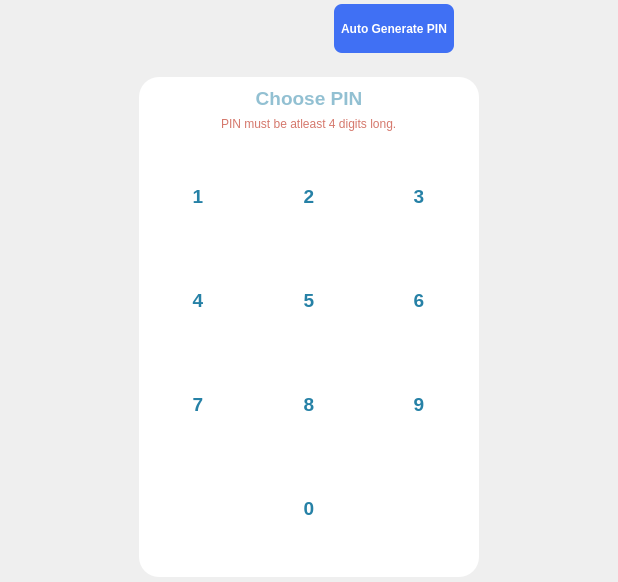
<?xml version="1.0" encoding="UTF-8"?>
<ui version="4.0">
 <class>Form</class>
 <widget class="QWidget" name="Form">
  <property name="geometry">
   <rect>
    <x>0</x>
    <y>0</y>
    <width>618</width>
    <height>582</height>
   </rect>
  </property>
  <property name="sizePolicy">
   <sizepolicy hsizetype="Expanding" vsizetype="Expanding">
    <horstretch>0</horstretch>
    <verstretch>0</verstretch>
   </sizepolicy>
  </property>
  <property name="windowTitle">
   <string>Form</string>
  </property>
  <property name="styleSheet">
   <string notr="true">#frame {
	background-color: white;
	border-radius: 20px;
}

#generate_pin_btn {
	height: 35px;
	padding: 7px;
	background-color: #4070f4;
	border: none;
	border-radius: 8%;
	color: #fff;
	font-weight: bold;
}

#generate_pin_btn:hover {
	background-color: #0e4bf1;
}

#pin_field {
	color: #2681a6;
	font-size: 14pt;
	font-weight: 600;
	border: none;
}

#warning_label {
	color: #d5786c;
}

#gridFrame .QPushButton {
	width: 70px;
	height: 70px;
	border: none;
	border-radius: 30px;
	color: #2681a6;
	font-size: 14pt;
	font-weight: 600;
}

#gridFrame .QPushButton:hover {
	color: white;
	background-color: #a3c7d6;
}
</string>
  </property>
  <layout class="QVBoxLayout" name="verticalLayout">
   <property name="spacing">
    <number>20</number>
   </property>
   <property name="leftMargin">
    <number>0</number>
   </property>
   <property name="topMargin">
    <number>0</number>
   </property>
   <property name="rightMargin">
    <number>0</number>
   </property>
   <property name="bottomMargin">
    <number>0</number>
   </property>
   <item>
    <layout class="QHBoxLayout" name="horizontalLayout">
     <property name="leftMargin">
      <number>30</number>
     </property>
     <item alignment="Qt::AlignHCenter">
      <widget class="QLabel" name="chip_card">
       <property name="sizePolicy">
        <sizepolicy hsizetype="Minimum" vsizetype="Minimum">
         <horstretch>0</horstretch>
         <verstretch>0</verstretch>
        </sizepolicy>
       </property>
       <property name="maximumSize">
        <size>
         <width>280</width>
         <height>180</height>
        </size>
       </property>
       <property name="text">
        <string/>
       </property>
       <property name="pixmap">
        <pixmap>../../resources/images/chip_card_black.png</pixmap>
       </property>
       <property name="scaledContents">
        <bool>true</bool>
       </property>
      </widget>
     </item>
     <item alignment="Qt::AlignLeft">
      <widget class="ShadowButton" name="generate_pin_btn">
       <property name="sizePolicy">
        <sizepolicy hsizetype="Maximum" vsizetype="Fixed">
         <horstretch>0</horstretch>
         <verstretch>0</verstretch>
        </sizepolicy>
       </property>
       <property name="text">
        <string>Auto Generate PIN</string>
       </property>
      </widget>
     </item>
    </layout>
   </item>
   <item alignment="Qt::AlignHCenter">
    <widget class="ShadowFrame" name="frame">
     <property name="minimumSize">
      <size>
       <width>340</width>
       <height>0</height>
      </size>
     </property>
     <property name="maximumSize">
      <size>
       <width>340</width>
       <height>500</height>
      </size>
     </property>
     <property name="frameShape">
      <enum>QFrame::StyledPanel</enum>
     </property>
     <property name="frameShadow">
      <enum>QFrame::Raised</enum>
     </property>
     <layout class="QVBoxLayout" name="verticalLayout_2">
      <item>
       <widget class="QLineEdit" name="pin_field">
        <property name="font">
         <font>
          <pointsize>14</pointsize>
          <weight>75</weight>
          <bold>true</bold>
         </font>
        </property>
        <property name="maxLength">
         <number>8</number>
        </property>
        <property name="alignment">
         <set>Qt::AlignCenter</set>
        </property>
        <property name="readOnly">
         <bool>true</bool>
        </property>
        <property name="placeholderText">
         <string>Choose PIN</string>
        </property>
       </widget>
      </item>
      <item alignment="Qt::AlignHCenter">
       <widget class="QLabel" name="warning_label">
        <property name="sizePolicy">
         <sizepolicy hsizetype="Preferred" vsizetype="Maximum">
          <horstretch>0</horstretch>
          <verstretch>0</verstretch>
         </sizepolicy>
        </property>
        <property name="text">
         <string>PIN must be atleast 4 digits long.</string>
        </property>
       </widget>
      </item>
      <item>
       <widget class="QFrame" name="gridFrame">
        <property name="styleSheet">
         <string notr="true"/>
        </property>
        <layout class="QGridLayout" name="gridLayout" rowstretch="0,0,0,0,0">
         <property name="leftMargin">
          <number>0</number>
         </property>
         <property name="topMargin">
          <number>0</number>
         </property>
         <property name="rightMargin">
          <number>0</number>
         </property>
         <property name="bottomMargin">
          <number>0</number>
         </property>
         <property name="spacing">
          <number>10</number>
         </property>
         <item row="2" column="1" alignment="Qt::AlignHCenter">
          <widget class="QPushButton" name="btn5">
           <property name="cursor">
            <cursorShape>PointingHandCursor</cursorShape>
           </property>
           <property name="text">
            <string>5</string>
           </property>
          </widget>
         </item>
         <item row="1" column="1" alignment="Qt::AlignHCenter">
          <widget class="QPushButton" name="btn2">
           <property name="cursor">
            <cursorShape>PointingHandCursor</cursorShape>
           </property>
           <property name="text">
            <string>2</string>
           </property>
          </widget>
         </item>
         <item row="2" column="0" alignment="Qt::AlignHCenter">
          <widget class="QPushButton" name="btn4">
           <property name="cursor">
            <cursorShape>PointingHandCursor</cursorShape>
           </property>
           <property name="text">
            <string>4</string>
           </property>
          </widget>
         </item>
         <item row="2" column="2" alignment="Qt::AlignHCenter">
          <widget class="QPushButton" name="btn6">
           <property name="cursor">
            <cursorShape>PointingHandCursor</cursorShape>
           </property>
           <property name="text">
            <string>6</string>
           </property>
          </widget>
         </item>
         <item row="3" column="2" alignment="Qt::AlignHCenter">
          <widget class="QPushButton" name="btn9">
           <property name="cursor">
            <cursorShape>PointingHandCursor</cursorShape>
           </property>
           <property name="text">
            <string>9</string>
           </property>
          </widget>
         </item>
         <item row="3" column="1" alignment="Qt::AlignHCenter">
          <widget class="QPushButton" name="btn8">
           <property name="cursor">
            <cursorShape>PointingHandCursor</cursorShape>
           </property>
           <property name="text">
            <string>8</string>
           </property>
          </widget>
         </item>
         <item row="1" column="0" alignment="Qt::AlignHCenter">
          <widget class="QPushButton" name="btn1">
           <property name="cursor">
            <cursorShape>PointingHandCursor</cursorShape>
           </property>
           <property name="text">
            <string>1</string>
           </property>
          </widget>
         </item>
         <item row="1" column="2" alignment="Qt::AlignHCenter">
          <widget class="QPushButton" name="btn3">
           <property name="cursor">
            <cursorShape>PointingHandCursor</cursorShape>
           </property>
           <property name="text">
            <string>3</string>
           </property>
          </widget>
         </item>
         <item row="3" column="0" alignment="Qt::AlignHCenter">
          <widget class="QPushButton" name="btn7">
           <property name="cursor">
            <cursorShape>PointingHandCursor</cursorShape>
           </property>
           <property name="text">
            <string>7</string>
           </property>
          </widget>
         </item>
         <item row="4" column="0" alignment="Qt::AlignHCenter">
          <widget class="ClickableButton" name="clear_btn">
           <property name="cursor">
            <cursorShape>PointingHandCursor</cursorShape>
           </property>
           <property name="text">
            <string/>
           </property>
           <property name="icon">
            <iconset>
             <normaloff>../../resources/icons/delete.svg</normaloff>../../resources/icons/delete.svg</iconset>
           </property>
           <property name="iconSize">
            <size>
             <width>40</width>
             <height>40</height>
            </size>
           </property>
          </widget>
         </item>
         <item row="4" column="1" alignment="Qt::AlignHCenter">
          <widget class="QPushButton" name="btn0">
           <property name="cursor">
            <cursorShape>PointingHandCursor</cursorShape>
           </property>
           <property name="text">
            <string>0</string>
           </property>
          </widget>
         </item>
         <item row="4" column="2" alignment="Qt::AlignHCenter">
          <widget class="ClickableButton" name="submit_btn">
           <property name="cursor">
            <cursorShape>PointingHandCursor</cursorShape>
           </property>
           <property name="icon">
            <iconset>
             <normaloff>../../resources/icons/tick-circle.svg</normaloff>../../resources/icons/tick-circle.svg</iconset>
           </property>
           <property name="iconSize">
            <size>
             <width>35</width>
             <height>35</height>
            </size>
           </property>
          </widget>
         </item>
        </layout>
       </widget>
      </item>
     </layout>
    </widget>
   </item>
  </layout>
 </widget>
 <customwidgets>
  <customwidget>
   <class>ShadowFrame</class>
   <extends>QFrame</extends>
   <header location="global">widgets/shadow.h</header>
   <container>1</container>
  </customwidget>
  <customwidget>
   <class>ShadowButton</class>
   <extends>QPushButton</extends>
   <header location="global">widgets/shadow.h</header>
  </customwidget>
  <customwidget>
   <class>ClickableButton</class>
   <extends>QPushButton</extends>
   <header>widgets/clickables.h</header>
  </customwidget>
 </customwidgets>
 <resources/>
 <connections/>
</ui>
